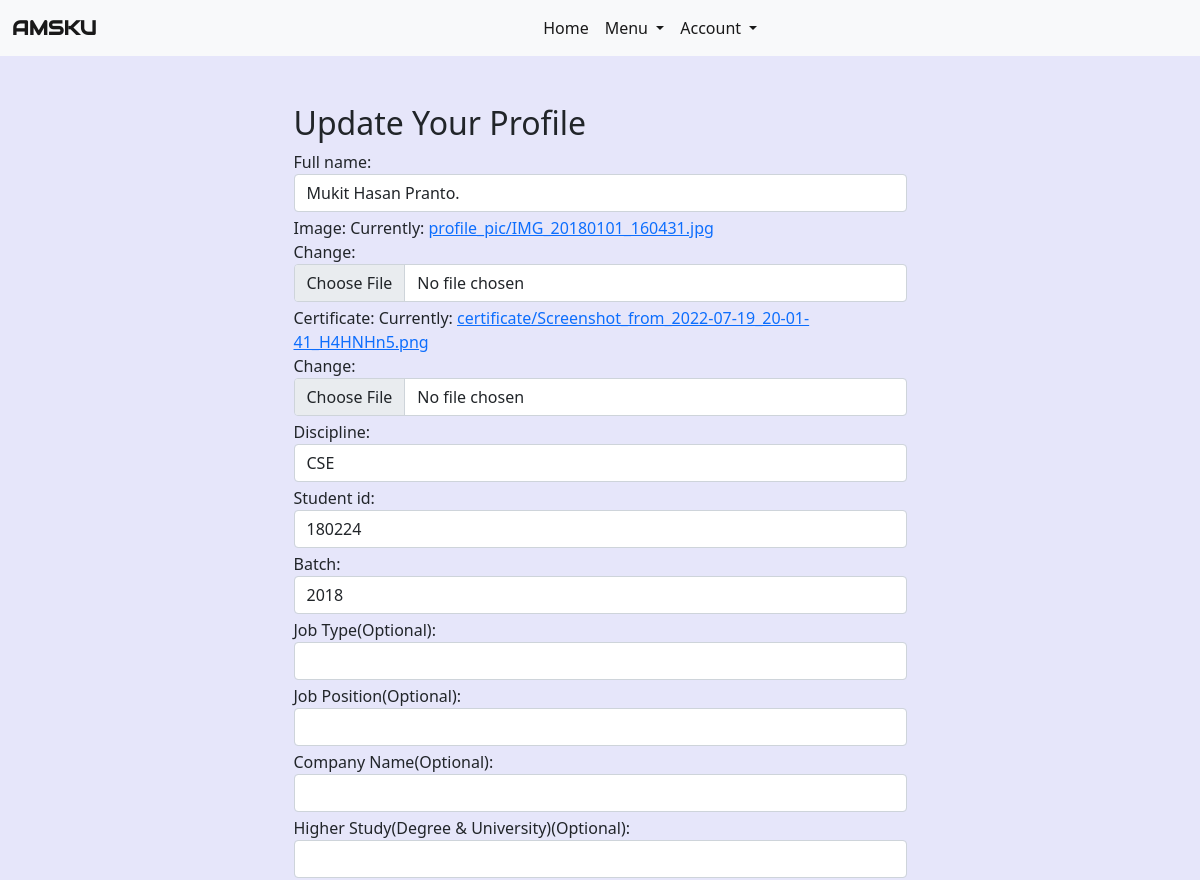
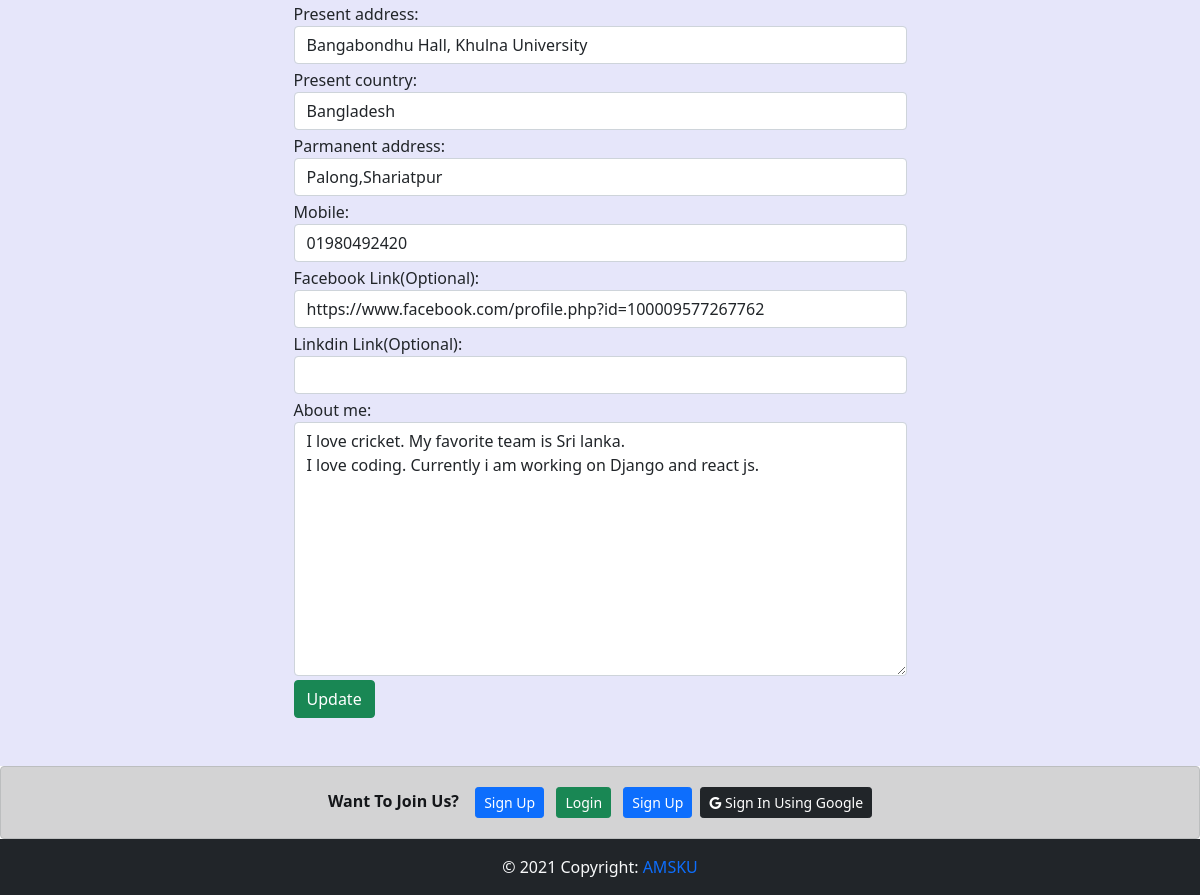
/update_profile/1/, run on the app's committed database (2 pictures, top to bottom).
### home/models.py (models this page shows, shortened)
class Alumni_Profile(models.Model):
    discipline_list = ['Architecture','CSE','ECE','Math','URP','Physics','Chemistry','Stat','Pharmacy','BGE','FWT','FMRT','Agrotechnology','ES','SWE','BAD','HRM','DP','PM','DS','History','English','Bangla','IER','Sculpture','Econ','Sociology','MCJ','Law']
    Discipline_Choices = []
    for x in discipline_list:
        Discipline_Choices.append((x,x))
    Id_Choices = []
    for x in range(1,51):
        Id_Choices.append((str(x),str(x)))
    Batch_Choices = []
    for x in range(1991,2019):
        Batch_Choices.append((str(x),str(x)))
    job_list=['Agriculture','Architecture and Construction','Business Management and Administration','Education','Finance','Food','Government and Public Administration','Health Science','Human Services','Law, Public Safety, Corrections and Security','Manufacturing','Marketing, Sales and Service','Natural Resources','Science, Technology and Engineering','Other']
    Job_Choices = []
    for x in job_list:
        Job_Choices.append((x,x))
    country_list = ["Afghanistan","Albania","Algeria","Andorra","Angola","Anguilla","Antigua &amp; Barbuda","Argentina","Armenia","Aruba","Australia","Austria","Azerbaijan","Bahamas","Bahrain","Bangladesh","Barbados","Belarus","Belgium","Belize","Benin","Bermuda","Bhutan","Bolivia","Bosnia &amp; Herzegovina","Botswana","Brazil","British Virgin Islands","Brunei","Bulgaria","Burkina Faso","Burundi","Cambodia","Cameroon","Cape Verde","Cayman Islands","Chad","Chile","China","Colombia","Congo","Cook Islands","Costa Rica","Cote D Ivoire","Croatia","Cruise Ship","Cuba","Cyprus","Czech Republic","Denmark","Djibouti","Dominica","Dominican Republic","Ecuador","Egypt","El Salvador","Equatorial Guinea","Estonia","Ethiopia","Falkland Islands","Faroe Islands","Fiji","Finland","France","French Polynesia","French West Indies","Gabon","Gambia","Georgia","Germany","Ghana","Gibraltar","Greece","Greenland","Grenada","Guam","Guatemala","Guernsey","Guinea","Guinea Bissau","Guyana","Haiti","Honduras","Hong Kong","Hungary","Iceland","India","Indonesia","Iran","Iraq","Ireland","Isle of Man","Israel","Italy","Jamaica","Japan","Jersey","Jordan","Kazakhstan","Kenya","Kuwait","Kyrgyz Republic","Laos","Latvia","Lebanon","Lesotho","Liberia","Libya","Liechtenstein","Lithuania","Luxembourg","Macau","Macedonia","Madagascar","Malawi","Malaysia","Maldives","Mali","Malta","Mauritania","Mauritius","Mexico","Moldova","Monaco","Mongolia","Montenegro","Montserrat","Morocco","Mozambique","Namibia","Nepal","Netherlands","Netherlands Antilles","New Caledonia","New Zealand","Nicaragua","Niger","Nigeria","Norway","Oman","Pakistan","Palestine","Panama","Papua New Guinea","Paraguay","Peru","Philippines","Poland","Portugal","Puerto Rico","Qatar","Reunion","Romania","Russia","Rwanda","Saint Pierre &amp; Miquelon","Samoa","San Marino","Satellite","Saudi Arabia","Senegal","Serbia","Seychelles","Sierra Leone","Singapore","Slovakia","Slovenia","South Africa","South Korea","Spain","Sri Lanka","St Kitts &amp; Nevis","St Lucia","St Vincent","St. Lucia","Sudan","Suriname","Swaziland","Sweden","Switzerland","Syria","Taiwan","Tajikistan","Tanzania","Thailand","Timor L'Este","Togo","Tonga","Trinidad &amp; Tobago","Tunisia","Turkey","Turkmenistan","Turks &amp; Caicos","Uganda","Ukraine","United Arab Emirates","United Kingdom","Uruguay","Uzbekistan","Venezuela","Vietnam","Virgin Islands (US)","Yemen","Zambia","Zimbabwe"]
    Country_Choices = []
    for x in country_list:
        Country_Choices.append((x,x))
    full_name = models.CharField(max_length=255)
    image = models.FileField(upload_to='profile_pic/')
    certificate = models.FileField(upload_to='certificate/')
    discipline = models.CharField(max_length=255,choices=Discipline_Choices)
    student_id = models.CharField(max_length=10)
    batch = models.CharField(max_length=50,choices=Batch_Choices)
    job_type = models.CharField(max_length=50,blank=True)
    job_position = models.CharField(max_length=60,blank=True)
    company_name = models.CharField(max_length=60,blank=True)
    higher_study = models.CharField(max_length=60,blank=True)
    present_address = models.CharField(max_length=60)
    present_country = models.CharField(max_length=60,choices=Country_Choices)
    parmanent_address = models.CharField(max_length=60)
    mobile = models.CharField(max_length=60)
    facebook = models.URLField(max_length=60,blank=True)
    linkdin = models.URLField(max_length=60,blank=True)
    about_me = models.TextField(blank=True)
    is_verified = models.BooleanField(default=False)
    user = models.OneToOneField(settings.AUTH_USER_MODEL, on_delete=models.CASCADE,related_name="alumni_profile")

### home/views.py (the view)
# urls.py: path('update_profile/<int:id>/',update_profile,name='update_profile'),
def update_profile(request, id):
    profile = Alumni_Profile.objects.get(user=id)
    form = ProfileForm(request.POST or None,request.FILES or None, instance=profile)
    if request.method == 'POST':
        if form.is_valid():
            form.save()
            return redirect('home:profile_view', id)
    context = {
        "form": form
    }
    return render(request, "home/update_profile.html", context)

### home/forms.py
class ProfileForm(forms.ModelForm):
    class Meta:
        model = Alumni_Profile
        fields = [
            'full_name',
            'image',
            'certificate',
            'discipline',
            'student_id',
            'batch',
            'job_type',
            'job_position',
            'company_name',
            'higher_study',
            'present_address',
            'present_country',
            'parmanent_address',
            'mobile',
            'facebook',
            'linkdin',
            'about_me',
        ]
        labels = {
            "job_type": "Job Type(Optional):",
            "job_position": "Job Position(Optional):",
            "company_name": "Company Name(Optional):",
            "higher_study": "Higher Study(Degree & University)(Optional):",
            "facebook":"Facebook Link(Optional):",
            "linkdin":"Linkdin Link(Optional):",
        }
    def __init__(self, *args, **kwargs):
        super().__init__(*args, **kwargs)
        for field in iter(self.fields):
            self.fields[field].widget.attrs.update({
            'class': 'form-control mb-1'})

### home/context_processors.py (called while the page is built)
def add_variable_to_context(request):
    current_news_letter = News_Letter.objects.all().order_by('-start_date').first()
    return {
        'current_newsletter':current_news_letter,
    }

### templates/home/update_profile.html (shortened to what this page needs)
{% extends 'base.html' %}
{% block content %}
<div class="row justify-content-center p-4">
    <div class="col-lg-7">
        <h2>Update Your Profile</h2>
        <form action={% url 'home:update_profile' request.user.id %} method="POST" enctype="multipart/form-data">
            {{form}}
            <button class='btn btn-success'>Update</button>
        </form>
    </div>
</div>
{% endblock content %}

### templates/base.html (style rules this page uses)
* { padding: 0; margin: 0; }

### data on the page
Alumni_Profile: full_name "Mukit Hasan Pranto.", discipline "CSE", student_id "180224", batch "2018", present_address "Bangabondhu Hall, Khulna University", present_country "Bangladesh", parmanent_address "Palong,Shariatpur", mobile "01980492420", facebook "https://www.facebook.com/profile.php?id=100009577267762", about_me "I love cricket. My favorite team is Sri lanka. I love coding. Currently i am working on Django and react js."
